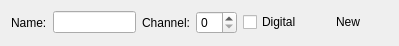
<?xml version="1.0" encoding="UTF-8"?>
<ui version="4.0">
 <class>SynapticStimulusChannelWidget</class>
 <widget class="QWidget" name="SynapticStimulusChannelWidget">
  <property name="geometry">
   <rect>
    <x>0</x>
    <y>0</y>
    <width>399</width>
    <height>46</height>
   </rect>
  </property>
  <property name="windowTitle">
   <string>Form</string>
  </property>
  <layout class="QGridLayout" name="gridLayout">
   <item row="0" column="0">
    <layout class="QHBoxLayout" name="horizontalLayout">
     <item>
      <widget class="QLabel" name="label">
       <property name="text">
        <string>Name:</string>
       </property>
       <property name="buddy">
        <cstring>nameLineEdit</cstring>
       </property>
      </widget>
     </item>
     <item>
      <widget class="QLineEdit" name="nameLineEdit"/>
     </item>
     <item>
      <widget class="QLabel" name="label_2">
       <property name="text">
        <string>Channel:</string>
       </property>
       <property name="buddy">
        <cstring>outputChannelSpinBox</cstring>
       </property>
      </widget>
     </item>
     <item>
      <widget class="QSpinBox" name="outputChannelSpinBox"/>
     </item>
     <item>
      <widget class="QCheckBox" name="isDigitalCheckBox">
       <property name="text">
        <string>Digital</string>
       </property>
      </widget>
     </item>
     <item>
      <widget class="QPushButton" name="createStimulusPushButton">
       <property name="text">
        <string>New</string>
       </property>
       <property name="flat">
        <bool>true</bool>
       </property>
      </widget>
     </item>
    </layout>
   </item>
  </layout>
 </widget>
 <resources/>
 <connections/>
</ui>
